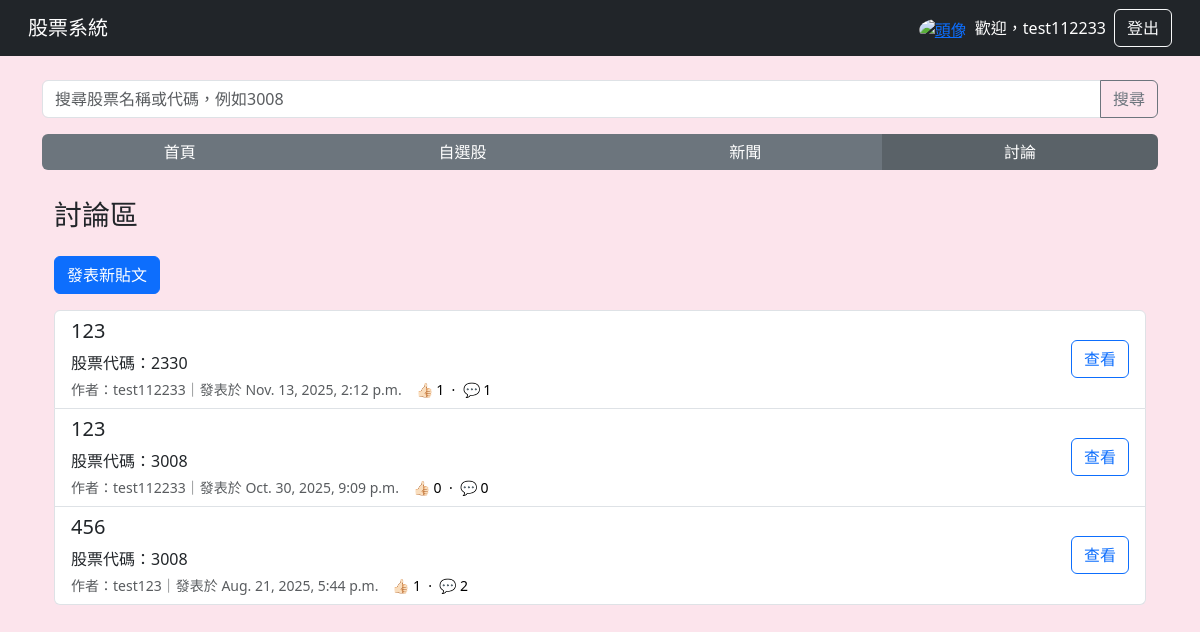
Screenshot of /forum/ (signed in) with the database file from the repository.
### main/models.py (models this page shows, shortened)
class Post(models.Model):
    title = models.CharField(max_length=200)
    stock_code = models.CharField(max_length=10, null=True, blank=True)
    content = models.TextField()
    author = models.ForeignKey(User, on_delete=models.CASCADE)
    created_at = models.DateTimeField(auto_now_add=True)

### main/views.py (the view)
# urls.py: path("forum/", views.forum_list, name="forum_list"),
def forum_list(request):
    posts = (
        Post.objects
        .annotate(
            likes_count=Count("likes", distinct=True),      # 貼文被按讚次數
            comments_count=Count("comments", distinct=True) # 留言數
        )
        .order_by("-created_at")
    )
    return render(
        request,
        "forum.html",
        {
            "title": "討論區",
            "posts": posts,
        },
    )

### templates/forum.html (shortened to what this page needs)
{% extends "base.html" %}
{% block content %}
<div class="container mt-1">
    <h3 class="mb-4">討論區</h3>
    <a href="/forum/new" class="btn btn-primary mb-3">發表新貼文</a>
    {% if posts %}
    <div class="list-group">
        {% for post in posts %}
        <div class="list-group-item">
            <div class="d-flex justify-content-between align-items-center">
                <div>
                    <h5>{{ post.title }}</h5>
                        <p class="mb-1">股票代碼：{{ post.stock_code }}</p>
                        <div class="d-flex justify-content-between mt-1">
                            <small class="text-muted">作者：{{ post.author.username }}｜發表於 {{ post.created_at }}　</small>
                            <div class="text-black small text-end">
                                👍🏻 {{ post.likes_count|default:0 }}
                                &nbsp;·&nbsp;
                                💬 {{ post.comments_count|default:0 }}
                            </div>
                        </div>
                </div>
                <div class="d-flex align-items-center mt-2">
                    <a href="/forum/{{ post.id }}/" class="btn btn-outline-primary mb-2">
                        查看
                    </a>
                </div>
            </div>
        </div>
        {% endfor %}
    </div>
    {% else %}
    <div class="alert alert-warning">目前尚無討論主題，趕快來發表第一篇吧！</div>
    {% endif %}
</div>
{% endblock %}

### templates/base.html (shortened to what this page needs)
<!DOCTYPE html>
<html lang="zh-TW">
<head>
    <link href="https://cdn.jsdelivr.net/npm/bootstrap@5.3.0/dist/css/bootstrap.min.css" rel="stylesheet">
</head>
<body>
<nav class="navbar navbar-expand-lg navbar-dark bg-dark px-3">
    <div class="container-fluid">
        <a class="navbar-brand" href="/">股票系統</a>
        <div class="d-flex align-items-center ms-auto">
            {% if user.is_authenticated %}
                <a href="{% url 'profile' %}" class="me-2">
                    <img src="https://cdn-icons-png.flaticon.com/512/847/847969.png"
                         alt="頭像"
                         class="rounded-circle"
                         width="30" height="30"
                         style="vertical-align: middle; transform: translateY(1px);">
                </a>
                <span class="text-white me-2">歡迎，{{ user.username }}</span>
                <a class="btn btn-outline-light" href="{% url 'logout' %}">登出</a>
            {% else %}
                <a class="btn btn-outline-light me-2" href="{% url 'login' %}">登入</a>
                <a class="btn btn-outline-light" href="{% url 'register' %}">註冊</a>
            {% endif %}
        </div>
    </div>
</nav>
<div class="container mt-4">
    <form class="input-group mb-3" method="GET" action="/search">
        <input type="text" class="form-control" name="query" placeholder="搜尋股票名稱或代碼，例如3008" required>
        <button class="btn btn-outline-secondary" type="submit">搜尋</button>
    </form>
    {% with current=request.resolver_match.url_name %}
    <div class="btn-group w-100 mb-4">
        <a href="{% url 'index' %}"
        class="nav-btn btn {% if current == 'index' %}active-tab{% endif %}">
            首頁
        </a>
        <a href="{% url 'my_watchlist' %}"
        class="nav-btn btn {% if current == 'my_watchlist' %}active-tab{% endif %}">
            自選股
        </a>
        <a href="{% url 'news' %}"
        class="nav-btn btn {% if current == 'news' %}active-tab{% endif %}">
            新聞
        </a>
        <a href="{% url 'forum_list' %}"
        class="nav-btn btn
        {% if current == 'forum_list' or current == 'forum_new' or current == 'forum_post' %}active-tab{% endif %}">
            討論
        </a>
    </div>
    {% endwith %}
    {% block content %}{% endblock %}
</div>
</body>
</html>

### templates/base.html (style rules this page uses)
body { background-color: #fce4ec; }
.nav-btn.active-tab { background-color: #5a6268 !important; color: white !important; }

### rows the page displays
Post: title "123", stock_code "2330", author.username "test112233", created_at "Nov. 13, 2025, 2:12 p.m.", likes_count "1", comments_count "1"
Post: title "123", stock_code "3008", author.username "test112233", created_at "Oct. 30, 2025, 9:09 p.m.", likes_count "0", comments_count "0"
Post: title "456", stock_code "3008", author.username "test123", created_at "Aug. 21, 2025, 5:44 p.m.", likes_count "1", comments_count "2"

### other values shown
{{ user.username }} "test112233"
